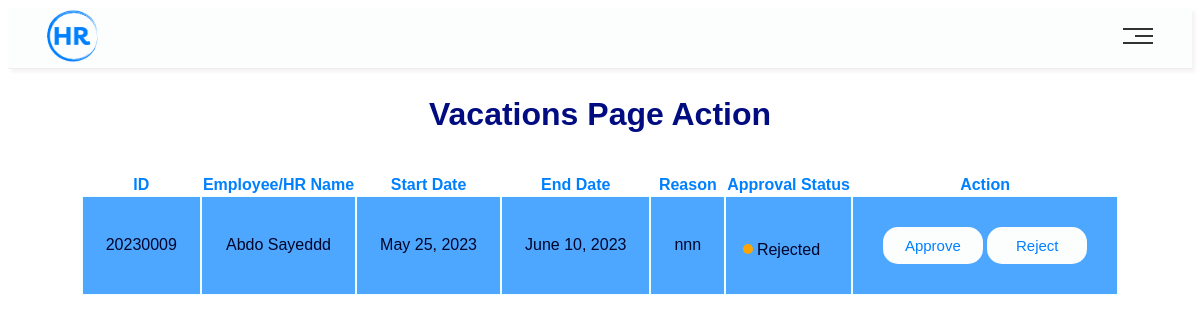
The page /MHome/VacationAction/ on the database its author committed.
### main/models.py (models this page shows, shortened)
class Vacation(models.Model):
    ID = models.BigAutoField(primary_key=True)
    EmployeeID = models.IntegerField(models.ForeignKey(
        Employee, verbose_name=("Employee ID"), on_delete=models.CASCADE))
    startDate = models.DateField()
    endDate = models.DateField()
    reason = models.TextField()
    status = models.TextField(max_length=20, default='Pending')

class Employee(models.Model):
    ID = models.BigAutoField(primary_key=True, verbose_name='ID')
    userName = models.CharField(max_length=100)
    Email = models.CharField(max_length=255)
    phoneNum = models.IntegerField()
    address = models.CharField(max_length=255)
    birthDate = models.DateField()
    gender = models.CharField(max_length=10)
    jobTitle = models.CharField(max_length=64)
    maritalStatus = models.CharField(max_length=64)
    salary = models.IntegerField()
    vacationDays = models.IntegerField()

### main/views.py (the view)
# urls.py: path('MHome/VacationAction/', views.VacationAction, name='VacationAction'),
def VacationAction(request):
    context = {
        "Vacations": Vacation.objects.all(),
        "Employees": Employee.objects.all()
    }
    return render(request, 'HRWebsite/Vacation Action.html', context)

### main/templates/HRWebsite/Vacation Action.html (shortened to what this page needs)
<!DOCTYPE html>
<html lang="en">
{%load static%}
<head>
  <link rel="stylesheet" href="{% static 'css/public.css'%}" />
  <link rel="stylesheet" href="{%static 'css/Navbar.css'%}" />
  <link rel="stylesheet" href="{%static 'css/Table.css'%}" />
  </head>
  <body>
  {% include 'Parts/Mnavbar.html' %}
    <section class="Conatiner">
    <h1 class="caption">Vacations Page Action</h1>
      <table class="table">
        <thead>
          <tr>
            <th>ID</th>
            <th>Employee/HR Name</th>
            <th>Start Date</th>
            <th>End Date</th>
            <th>Reason</th>
            <th>Approval Status</th>
            <th>Action</th>
          </tr>
        </thead>
        <tbody>
          {% for vac in Vacations %}
          <tr>
            <td id="ID">{{ vac.EmployeeID }}</td>
            <td>
              {% for emp in Employees %}
                {% if emp.ID == vac.EmployeeID %}
                  {{ emp.userName }}
                {% endif %}
              {% endfor %}
            </td>
            <td>{{ vac.startDate }}</td>
            <td>{{ vac.endDate }}</td>
            <td>{{ vac.reason }}</td>
            <td>
              <span class="dot"></span><span class="status">{{ vac.status }}</span>
            </td>
            <td>
              <div>
                <form method="POST" action="{% url 'UpdateStatus' vac.ID %}">
                  <button class="approve" type="submit" name="status" value="Approved">Approve</button>
                  <button class="reject" type="submit" name="status" value="Rejected">Reject</button>
                </form>
              </div>
            </td>
          </tr>
          {% endfor %}
        </tbody>
      </table>
  </body>
</html>

### main/static/css/public.css (style rules this page uses)
body { font-family: Arial, Helvetica, sans-serif; }
* { box-sizing: border-box; caret-color: rgba(0, 128, 255, 0.851); }
:root { --main-color: rgb(0, 128, 255); --white-color: azure; --shadow-color: rgba(185, 167, 167, 0.134); --raduis-size: 20px; }
section { padding: 20px; box-shadow: 3px 3px 3px var(--shadow-color); border-radius: var(--raduis-size); text-align: center; }

### main/static/css/Navbar.css (style rules this page uses)
:root { --main-color: rgb(0, 128, 255); --white-color: rgb(252, 253, 253); --shadow-color: rgba(185, 167, 167, 0.134); }

### main/static/css/Table.css (style rules this page uses)
* { font-family: Arial, Helvetica, sans-serif; }
section { border: none; box-shadow: none; padding: 0; }
.table { padding: 20px; margin: auto; margin-top: 20px; }
.table tbody tr td { margin-left: 10px; padding: 23px; text-align: center; outline: 1px solid azure; color: #00042a; }
.table tbody tr:nth-child(odd) { background-color: #1e90ffc9; }
.table thead tr th { color: var(--main-color); }
.table tbody tr td button { padding: 10px 20px; font-size: 15px; font-weight: 500; background-color: var(--white-color); color: var(--main-color); outline: none; border: none; border-radius: 15px; cursor: pointer; box-sizing: border-box; width: 100px; text-overflow: ellipsis; }
.table tbody tr td div { display: inline-block; margin: 7px; }
.caption { margin-bottom: 12px; font-size: xx-large; font-weight: bold; color: #010c80; }
.table tbody tr td .dot { display: block; padding: 0px; width: 5px; border: 5px solid orange; border-radius: 100%; position: relative; top: 13px; right: 6px; }

### rows shown on the page
Vacation: EmployeeID "20230009", startDate "May 25, 2023", endDate "June 10, 2023", reason "nnn", status "Rejected"
Employee: userName "Abdo Sayeddd"
